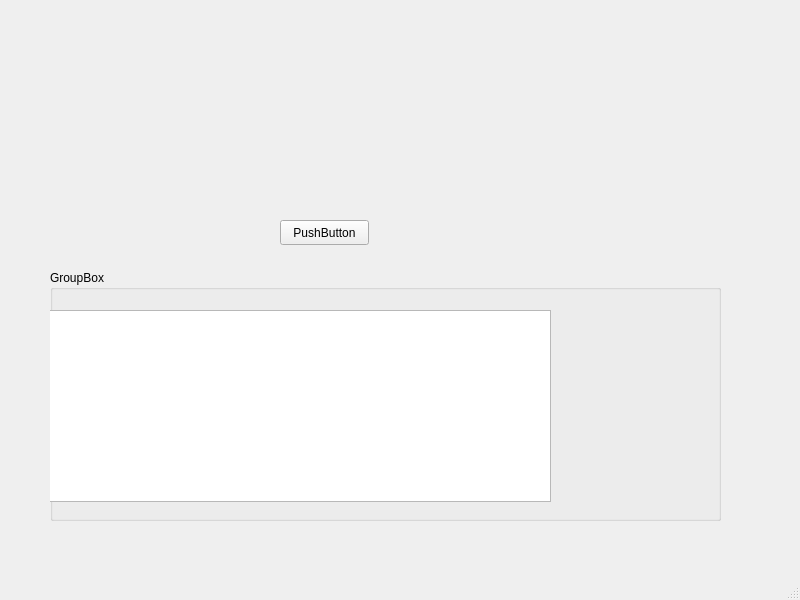
<?xml version="1.0" encoding="UTF-8"?>
<ui version="4.0">
 <class>MainWindow</class>
 <widget class="QMainWindow" name="MainWindow">
  <property name="geometry">
   <rect>
    <x>0</x>
    <y>0</y>
    <width>800</width>
    <height>600</height>
   </rect>
  </property>
  <property name="windowTitle">
   <string>MainWindow</string>
  </property>
  <widget class="QWidget" name="centralwidget">
   <widget class="QPushButton" name="pushButton">
    <property name="geometry">
     <rect>
      <x>280</x>
      <y>220</y>
      <width>89</width>
      <height>25</height>
     </rect>
    </property>
    <property name="text">
     <string>PushButton</string>
    </property>
   </widget>
   <widget class="QGroupBox" name="groupBox">
    <property name="geometry">
     <rect>
      <x>50</x>
      <y>270</y>
      <width>671</width>
      <height>251</height>
     </rect>
    </property>
    <property name="title">
     <string>GroupBox</string>
    </property>
    <widget class="QListView" name="listView">
     <property name="geometry">
      <rect>
       <x>-30</x>
       <y>40</y>
       <width>531</width>
       <height>192</height>
      </rect>
     </property>
    </widget>
   </widget>
  </widget>
  <widget class="QMenuBar" name="menubar">
   <property name="geometry">
    <rect>
     <x>0</x>
     <y>0</y>
     <width>800</width>
     <height>22</height>
    </rect>
   </property>
  </widget>
  <widget class="QStatusBar" name="statusbar"/>
 </widget>
 <resources/>
 <connections/>
</ui>
